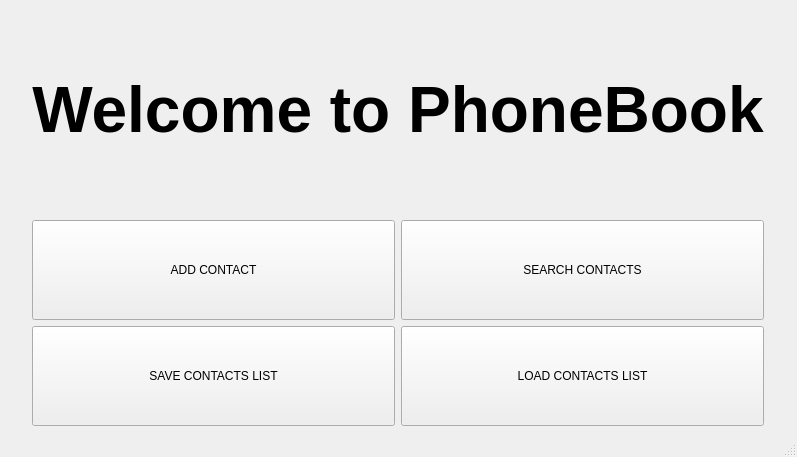
<?xml version="1.0" encoding="UTF-8"?>
<ui version="4.0">
 <class>MainWindow</class>
 <widget class="QMainWindow" name="MainWindow">
  <property name="geometry">
   <rect>
    <x>0</x>
    <y>0</y>
    <width>797</width>
    <height>457</height>
   </rect>
  </property>
  <property name="minimumSize">
   <size>
    <width>797</width>
    <height>457</height>
   </size>
  </property>
  <property name="maximumSize">
   <size>
    <width>797</width>
    <height>457</height>
   </size>
  </property>
  <property name="windowTitle">
   <string>MainWindow</string>
  </property>
  <property name="layoutDirection">
   <enum>Qt::LayoutDirection::LeftToRight</enum>
  </property>
  <widget class="QWidget" name="centralwidget">
   <layout class="QGridLayout" name="gridLayout">
    <item row="1" column="3" rowspan="2">
     <spacer name="horizontalSpacer_2">
      <property name="orientation">
       <enum>Qt::Orientation::Horizontal</enum>
      </property>
      <property name="sizeHint" stdset="0">
       <size>
        <width>40</width>
        <height>20</height>
       </size>
      </property>
     </spacer>
    </item>
    <item row="0" column="1" colspan="2">
     <widget class="QLabel" name="label">
      <property name="text">
       <string>&lt;html&gt;&lt;head/&gt;&lt;body&gt;&lt;p align=&quot;center&quot;&gt;&lt;span style=&quot; font-size:48pt; font-weight:700;&quot;&gt;Welcome to PhoneBook&lt;/span&gt;&lt;/p&gt;&lt;/body&gt;&lt;/html&gt;</string>
      </property>
     </widget>
    </item>
    <item row="1" column="0" rowspan="2">
     <spacer name="horizontalSpacer">
      <property name="orientation">
       <enum>Qt::Orientation::Horizontal</enum>
      </property>
      <property name="sizeHint" stdset="0">
       <size>
        <width>40</width>
        <height>20</height>
       </size>
      </property>
     </spacer>
    </item>
    <item row="2" column="2">
     <widget class="QPushButton" name="btn_load">
      <property name="minimumSize">
       <size>
        <width>100</width>
        <height>100</height>
       </size>
      </property>
      <property name="layoutDirection">
       <enum>Qt::LayoutDirection::RightToLeft</enum>
      </property>
      <property name="text">
       <string>LOAD CONTACTS LIST</string>
      </property>
     </widget>
    </item>
    <item row="1" column="2">
     <widget class="QPushButton" name="pushButton_2">
      <property name="sizePolicy">
       <sizepolicy hsizetype="Minimum" vsizetype="Preferred">
        <horstretch>0</horstretch>
        <verstretch>0</verstretch>
       </sizepolicy>
      </property>
      <property name="text">
       <string>SEARCH CONTACTS</string>
      </property>
     </widget>
    </item>
    <item row="2" column="1">
     <widget class="QPushButton" name="btn_save">
      <property name="sizePolicy">
       <sizepolicy hsizetype="Minimum" vsizetype="Fixed">
        <horstretch>0</horstretch>
        <verstretch>0</verstretch>
       </sizepolicy>
      </property>
      <property name="minimumSize">
       <size>
        <width>100</width>
        <height>100</height>
       </size>
      </property>
      <property name="text">
       <string>SAVE CONTACTS LIST</string>
      </property>
     </widget>
    </item>
    <item row="1" column="1">
     <widget class="QPushButton" name="btn_add">
      <property name="sizePolicy">
       <sizepolicy hsizetype="Minimum" vsizetype="Fixed">
        <horstretch>0</horstretch>
        <verstretch>0</verstretch>
       </sizepolicy>
      </property>
      <property name="minimumSize">
       <size>
        <width>100</width>
        <height>100</height>
       </size>
      </property>
      <property name="text">
       <string>ADD CONTACT</string>
      </property>
     </widget>
    </item>
   </layout>
  </widget>
  <widget class="QMenuBar" name="menubar">
   <property name="geometry">
    <rect>
     <x>0</x>
     <y>0</y>
     <width>797</width>
     <height>22</height>
    </rect>
   </property>
  </widget>
  <widget class="QStatusBar" name="statusbar"/>
 </widget>
 <resources/>
 <connections/>
</ui>
